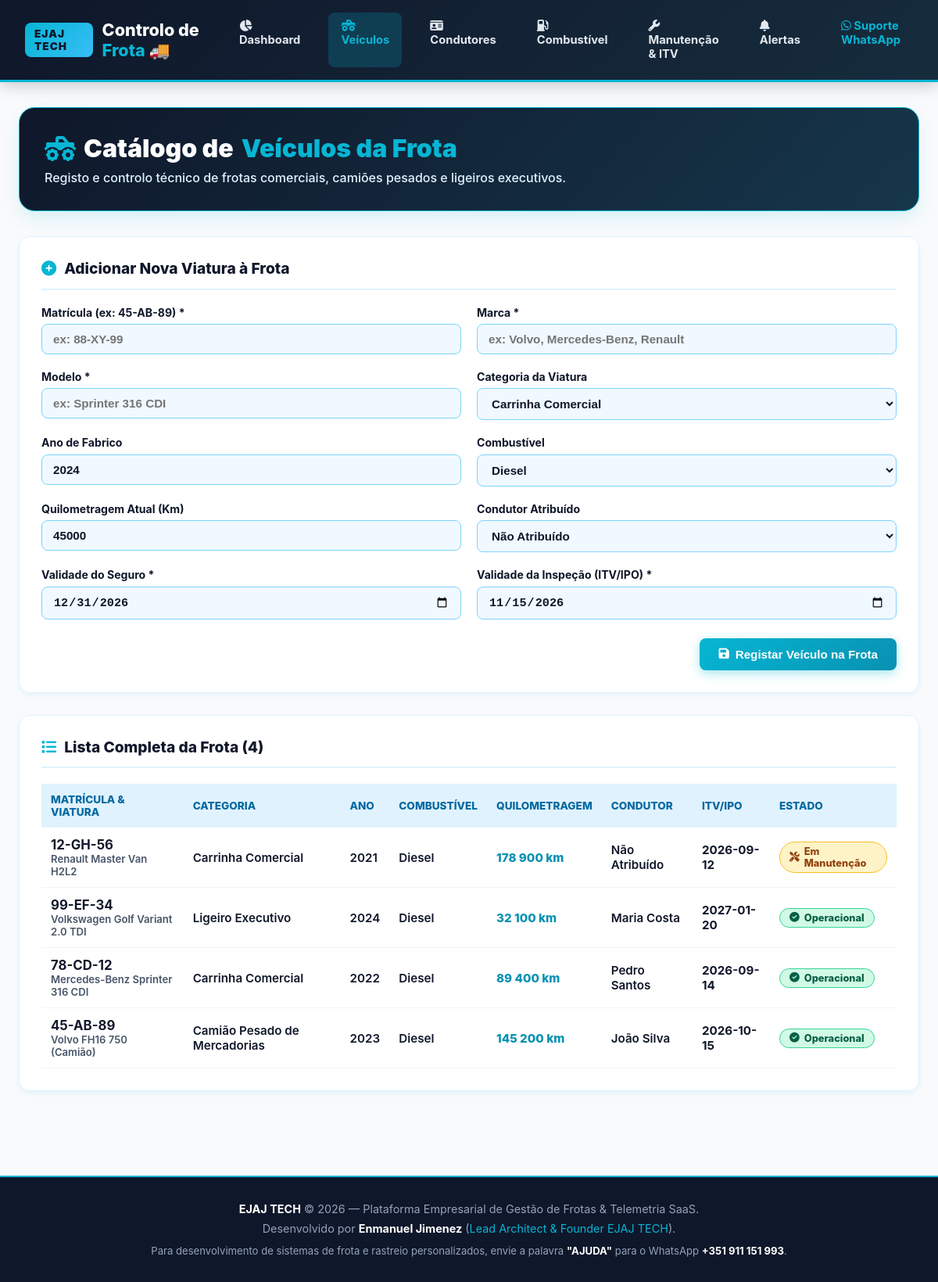
Page /vehicles on the committed database.
### tables this page shows
CREATE TABLE vehicles (
            id INTEGER PRIMARY KEY AUTOINCREMENT,
            plate TEXT UNIQUE NOT NULL,
            brand TEXT NOT NULL,
            model TEXT NOT NULL,
            category TEXT NOT NULL,
            year INTEGER NOT NULL,
            fuel_type TEXT NOT NULL,
            current_km INTEGER NOT NULL DEFAULT 0,
            status TEXT NOT NULL DEFAULT 'Operacional',
            driver_name TEXT DEFAULT 'Não Atribuído',
            insurance_expiry TEXT NOT NULL,
            itv_expiry TEXT NOT NULL,
            created_at TIMESTAMP DEFAULT CURRENT_TIMESTAMP
        );

### app.py (the view)
@app.route('/vehicles')
def vehicles_page():
    conn = get_db_connection()
    vehicles = [dict(r) for r in conn.execute('SELECT * FROM vehicles ORDER BY id DESC').fetchall()]
    drivers = [dict(r) for r in conn.execute('SELECT * FROM drivers').fetchall()]
    conn.close()
    return render_template('vehicles.html', vehicles=vehicles, drivers=drivers)

### app.py (called while the page is built)
@app.template_filter('km')
def km_filter(value):
    if value is None:
        return "0 km"
    try:
        val = int(value)
        return f"{val:,} km".replace(',', ' ')
    except Exception:
        return f"{value} km"

@app.after_request
def add_header(response):
    response.headers['Cache-Control'] = 'no-store, no-cache, must-revalidate, post-check=0, pre-check=0, max-age=0'
    response.headers['Pragma'] = 'no-cache'
    response.headers['Expires'] = '-1'
    return response

def get_db_connection():
    conn = sqlite3.connect(DB_PATH)
    conn.row_factory = sqlite3.Row
    return conn

### templates/vehicles.html (shortened to what this page needs)
{% extends 'base.html' %}
{% block content %}
<section class="hero-header">
  <h1><i class="fas fa-truck-monster" style="color: var(--cyan-primary);"></i> Catálogo de <span>Veículos da Frota</span></h1>
  <p>Registo e controlo técnico de frotas comerciais, camiões pesados e ligeiros executivos.</p>
</section>
<div class="card-panel">
  <div class="panel-title">
    <i class="fas fa-plus-circle"></i> Adicionar Nova Viatura à Frota
  </div>
  <form id="vehicleForm">
    <div class="form-grid">
      <div class="form-group">
        <label for="plate">Matrícula (ex: 45-AB-89) *</label>
        <input type="text" id="plate" class="form-control" placeholder="ex: 88-XY-99" required>
      </div>
      <div class="form-group">
        <label for="brand">Marca *</label>
        <input type="text" id="brand" class="form-control" placeholder="ex: Volvo, Mercedes-Benz, Renault" required>
      </div>
      <div class="form-group">
        <label for="model">Modelo *</label>
        <input type="text" id="model" class="form-control" placeholder="ex: Sprinter 316 CDI" required>
      </div>
      <div class="form-group">
        <label for="category">Categoria da Viatura</label>
        <select id="category" class="form-control">
          <option value="Carrinha Comercial" selected>Carrinha Comercial</option>
        </select>
      </div>
      <div class="form-group">
        <label for="year">Ano de Fabrico</label>
        <input type="number" id="year" class="form-control" value="2024">
      </div>
      <div class="form-group">
        <label for="fuel_type">Combustível</label>
        <select id="fuel_type" class="form-control">
          <option value="Diesel" selected>Diesel</option>
        </select>
      </div>
      <div class="form-group">
        <label for="current_km">Quilometragem Atual (Km)</label>
        <input type="number" id="current_km" class="form-control" value="45000">
      </div>
      <div class="form-group">
        <label for="driver_name">Condutor Atribuído</label>
        <select id="driver_name" class="form-control">
          <option value="Não Atribuído">Não Atribuído</option>
        </select>
      </div>
      <div class="form-group">
        <label for="insurance_expiry">Validade do Seguro *</label>
        <input type="date" id="insurance_expiry" class="form-control" value="2026-12-31" required>
      </div>
      <div class="form-group">
        <label for="itv_expiry">Validade da Inspeção (ITV/IPO) *</label>
        <input type="date" id="itv_expiry" class="form-control" value="2026-11-15" required>
      </div>
    </div>
    <div style="margin-top: 1.5rem; text-align: right;">
      <button type="submit" class="btn-primary">
        <i class="fas fa-save"></i> Registar Veículo na Frota
      </button>
    </div>
  </form>
</div>
<div class="card-panel">
  <div class="panel-title">
    <i class="fas fa-list"></i> Lista Completa da Frota ({{ vehicles|length }})
  </div>
  <table class="fleet-table">
    <thead>
      <tr>
        <th>Matrícula & Viatura</th>
        <th>Categoria</th>
        <th>Ano</th>
        <th>Combustível</th>
        <th>Quilometragem</th>
        <th>Condutor</th>
        <th>ITV/IPO</th>
        <th>Estado</th>
      </tr>
    </thead>
    <tbody>
      {% for v in vehicles %}
      <tr>
        <td>
          <strong style="color: var(--text-black); font-size: 1.05rem;">{{ v.plate }}</strong>
          <div style="font-size: 0.82rem; color: var(--text-muted);">{{ v.brand }} {{ v.model }}</div>
        </td>
        <td>{{ v.category }}</td>
        <td>{{ v.year }}</td>
        <td>{{ v.fuel_type }}</td>
        <td style="font-weight: 800; color: var(--cyan-dark);">{{ v.current_km | km }}</td>
        <td>{{ v.driver_name }}</td>
        <td style="font-weight: 700;">{{ v.itv_expiry }}</td>
        <td>
          {% if v.status == 'Operacional' %}
          <span class="status-pill status-operational"><i class="fas fa-check-circle"></i> Operacional</span>
          {% elif v.status == 'Em Manutenção' %}
          <span class="status-pill status-maint"><i class="fas fa-tools"></i> Em Manutenção</span>
          {% else %}
          <span class="status-pill status-inactive">{{ v.status }}</span>
          {% endif %}
        </td>
      </tr>
      {% endfor %}
    </tbody>
  </table>
</div>
{% endblock %}

### static/css/styles.css (style rules this page uses)
:root { --cyan-primary: #06B6D4; --cyan-dark: #0891B2; --cyan-light: #CFFAFE; --sky-blue: #38BDF8; --sky-dark: #0EA5E9; --sky-bg: #E0F2FE; --white: #FFFFFF; --snow-bg: #F8FAFC; --card-bg: #FFFFFF; --text-black: #0F172A; --text-dark: #1E293B; --text-muted: #475569; --success: #10B981; --warning: #F59E0B; --danger: #EF4444; --radius-sm: 8px; --radius-md: 14px; --radius-lg: 20px; --shadow-sm: 0 4px 6px -1px rgba(6, 182, 212, 0.08); --shadow-lg: 0 10px 25px -5px rgba(6, 182, 212, 0.18); }
* { box-sizing: border-box; margin: 0; padding: 0; }
body { font-family: 'Inter', system-ui, -apple-system, BlinkMacSystemFont, 'Segoe UI', Roboto, sans-serif; background-color: var(--snow-bg); color: var(--text-black); min-height: 100vh; display: flex; flex-direction: column; }
.hero-header { background: linear-gradient(135deg, #0F172A 0%, #16364A 100%); border-radius: var(--radius-lg); padding: 2rem; color: white; margin-bottom: 2rem; position: relative; overflow: hidden; box-shadow: var(--shadow-lg); border: 1px solid var(--cyan-primary); }
.hero-header h1 { font-size: 2rem; font-weight: 900; margin-bottom: 0.5rem; display: flex; align-items: center; gap: 10px; }
.hero-header h1 span { color: var(--cyan-primary); }
.hero-header p { color: #E0F2FE; font-size: 1rem; max-width: 850px; font-weight: 500; }
.card-panel { background: var(--card-bg); border: 1px solid #E0F2FE; border-radius: var(--radius-md); padding: 1.75rem; box-shadow: var(--shadow-sm); margin-bottom: 1.75rem; }
.panel-title { font-size: 1.2rem; font-weight: 800; color: var(--text-black); display: flex; align-items: center; gap: 10px; padding-bottom: 0.85rem; border-bottom: 2px solid #E0F2FE; margin-bottom: 1.25rem; }
.panel-title i { color: var(--cyan-primary); }
.fleet-table { width: 100%; border-collapse: collapse; }
.fleet-table th { background: #E0F2FE; color: #0369A1; font-size: 0.85rem; font-weight: 800; text-transform: uppercase; padding: 12px; text-align: left; }
.fleet-table td { padding: 12px; border-bottom: 1px solid #F1F5F9; font-size: 0.95rem; color: var(--text-black); font-weight: 600; }
.status-pill { padding: 4px 12px; border-radius: 20px; font-weight: 800; font-size: 0.8rem; display: inline-flex; align-items: center; gap: 6px; }
.status-operational { background: #D1FAE5; color: #065F46; border: 1px solid #34D399; }
.status-maint { background: #FEF3C7; color: #92400E; border: 1px solid #FBBF24; }
.form-grid { display: grid; grid-template-columns: repeat(2, 1fr); gap: 1.25rem; }
.form-group { display: flex; flex-direction: column; gap: 0.4rem; }
.form-group label { font-size: 0.88rem; font-weight: 700; color: var(--text-black); }
.form-control { width: 100%; padding: 10px 14px; border: 1px solid #7DD3FC; border-radius: var(--radius-sm); font-size: 0.95rem; color: var(--text-black); background: #F0F9FF; outline: none; font-weight: 600; transition: all 0.2s; }
.btn-primary { background: linear-gradient(135deg, var(--cyan-primary) 0%, var(--cyan-dark) 100%); color: white; font-weight: 800; font-size: 0.95rem; padding: 12px 24px; border: none; border-radius: var(--radius-sm); cursor: pointer; display: inline-flex; align-items: center; justify-content: center; gap: 8px; transition: transform 0.15s, box-shadow 0.15s; box-shadow: 0 4px 14px rgba(6, 182, 212, 0.35); }

### rows in the picture
vehicles: plate "12-GH-56", brand "Renault", model "Master Van H2L2", category "Carrinha Comercial", year "2021", fuel_type "Diesel", current_km|km "178 900 km", driver_name "Não Atribuído", itv_expiry "2026-09-12", status "Em Manutenção" (drawn)
vehicles: plate "99-EF-34", brand "Volkswagen", model "Golf Variant 2.0 TDI", category "Ligeiro Executivo", year "2024", fuel_type "Diesel", current_km|km "32 100 km", driver_name "Maria Costa", itv_expiry "2027-01-20", status "Operacional" (drawn)
vehicles: plate "78-CD-12", brand "Mercedes-Benz", model "Sprinter 316 CDI", category "Carrinha Comercial", year "2022", fuel_type "Diesel", current_km|km "89 400 km", driver_name "Pedro Santos", itv_expiry "2026-09-14", status "Operacional" (drawn)
vehicles: plate "45-AB-89", brand "Volvo", model "FH16 750 (Camião)", category "Camião Pesado de Mercadorias", year "2023", fuel_type "Diesel", current_km|km "145 200 km", driver_name "João Silva", itv_expiry "2026-10-15", status "Operacional" (drawn)

### other values in the picture
{{ vehicles|length }} "4"
